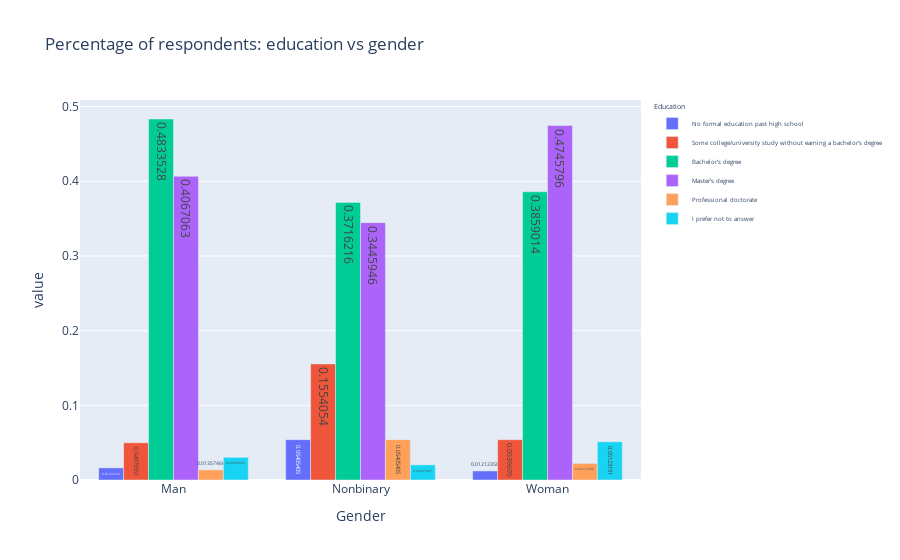

The code cell stored with this chart in its notebook:
### Markdown cell above
Let's create a few visuals to better understand the relationships.

### Code cell
fig = px.bar(edu_gender_df, x=edu_gender_df.index, y=edu_gender_df.columns, 
             barmode='group', text_auto=True,
             title="Percentage of respondents: education vs gender")

fig.update_layout(showlegend=True, legend=dict(
    font=dict(
        size=6)))

### Figure 1 — Plotly figure (JSON) as saved in the notebook; plotly's stock layout.template omitted (floating-point values rounded to 4 significant figures)
{"data": [{"alignmentgroup": "True", "hovertemplate": "Education=No formal education past high school<br>Gender=%{x}<br>value=%{y}<extra></extra>", "legendgroup": "No formal education past high school", "marker": {"color": "#636efa", "pattern": {"shape": ""}}, "name": "No formal education past high school", "offsetgroup": "No formal education past high school", "orientation": "v", "showlegend": true, "textposition": "auto", "texttemplate": "%{y}", "type": "bar", "x": ["Man", "Nonbinary", "Woman"], "xaxis": "x", "y": [0.01622, 0.05405, 0.01212], "yaxis": "y"}, {"alignmentgroup": "True", "hovertemplate": "Education=Some college/university study without earning a bachelor’s degree<br>Gender=%{x}<br>value=%{y}<extra></extra>", "legendgroup": "Some college/university study without earning a bachelor’s degree", "marker": {"color": "#EF553B", "pattern": {"shape": ""}}, "name": "Some college/university study without earning a bachelor’s degree", "offsetgroup": "Some college/university study without earning a bachelor’s degree", "orientation": "v", "showlegend": true, "textposition": "auto", "texttemplate": "%{y}", "type": "bar", "x": ["Man", "Nonbinary", "Woman"], "xaxis": "x", "y": [0.04979, 0.1554, 0.05397], "yaxis": "y"}, {"alignmentgroup": "True", "hovertemplate": "Education=Bachelor’s degree<br>Gender=%{x}<br>value=%{y}<extra></extra>", "legendgroup": "Bachelor’s degree", "marker": {"color": "#00cc96", "pattern": {"shape": ""}}, "name": "Bachelor’s degree", "offsetgroup": "Bachelor’s degree", "orientation": "v", "showlegend": true, "textposition": "auto", "texttemplate": "%{y}", "type": "bar", "x": ["Man", "Nonbinary", "Woman"], "xaxis": "x", "y": [0.4834, 0.3716, 0.3859], "yaxis": "y"}, {"alignmentgroup": "True", "hovertemplate": "Education=Master’s degree<br>Gender=%{x}<br>value=%{y}<extra></extra>", "legendgroup": "Master’s degree", "marker": {"color": "#ab63fa", "pattern": {"shape": ""}}, "name": "Master’s degree", "offsetgroup": "Master’s degree", "orientation": "v", "showlegend": true, "textposition": "auto", "texttemplate": "%{y}", "type": "bar", "x": ["Man", "Nonbinary", "Woman"], "xaxis": "x", "y": [0.4067, 0.3446, 0.4746], "yaxis": "y"}, {"alignmentgroup": "True", "hovertemplate": "Education=Professional doctorate<br>Gender=%{x}<br>value=%{y}<extra></extra>", "legendgroup": "Professional doctorate", "marker": {"color": "#FFA15A", "pattern": {"shape": ""}}, "name": "Professional doctorate", "offsetgroup": "Professional doctorate", "orientation": "v", "showlegend": true, "textposition": "auto", "texttemplate": "%{y}", "type": "bar", "x": ["Man", "Nonbinary", "Woman"], "xaxis": "x", "y": [0.01357, 0.05405, 0.02219], "yaxis": "y"}, {"alignmentgroup": "True", "hovertemplate": "Education=I prefer not to answer<br>Gender=%{x}<br>value=%{y}<extra></extra>", "legendgroup": "I prefer not to answer", "marker": {"color": "#19d3f3", "pattern": {"shape": ""}}, "name": "I prefer not to answer", "offsetgroup": "I prefer not to answer", "orientation": "v", "showlegend": true, "textposition": "auto", "texttemplate": "%{y}", "type": "bar", "x": ["Man", "Nonbinary", "Woman"], "xaxis": "x", "y": [0.03035, 0.02027, 0.05123], "yaxis": "y"}], "layout": {"barmode": "group", "legend": {"font": {"size": 6}, "title": {"text": "Education"}, "tracegroupgap": 0}, "showlegend": true, "title": {"text": "Percentage of respondents: education vs gender"}, "xaxis": {"anchor": "y", "domain": [0, 1], "title": {"text": "Gender"}}, "yaxis": {"anchor": "x", "domain": [0, 1], "title": {"text": "value"}}}}
